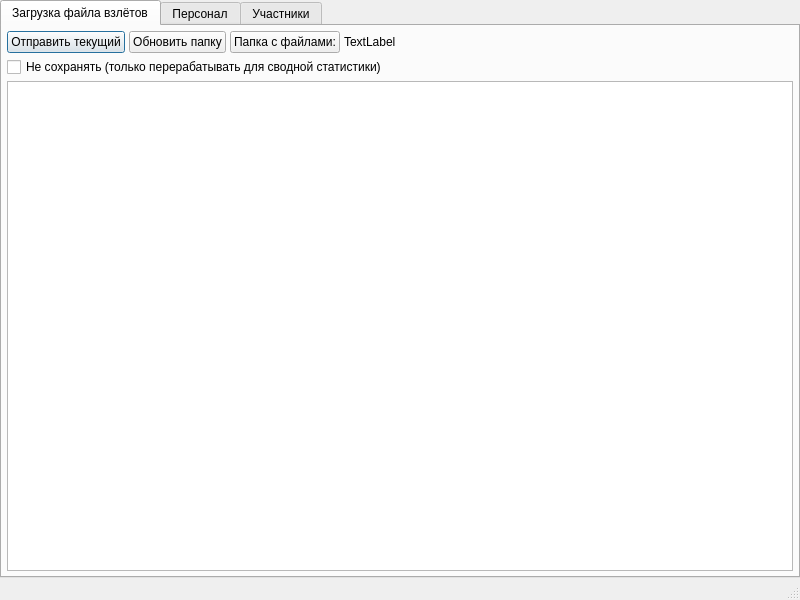
<?xml version="1.0" encoding="UTF-8"?>
<ui version="4.0">
 <class>MainWnd</class>
 <widget class="QMainWindow" name="MainWnd">
  <property name="geometry">
   <rect>
    <x>0</x>
    <y>0</y>
    <width>800</width>
    <height>600</height>
   </rect>
  </property>
  <property name="windowTitle">
   <string>MainWnd</string>
  </property>
  <widget class="QWidget" name="centralwidget">
   <layout class="QVBoxLayout" name="verticalLayout">
    <property name="leftMargin">
     <number>0</number>
    </property>
    <property name="topMargin">
     <number>0</number>
    </property>
    <property name="rightMargin">
     <number>0</number>
    </property>
    <property name="bottomMargin">
     <number>0</number>
    </property>
    <item>
     <widget class="QTabWidget" name="tabOperations">
      <property name="currentIndex">
       <number>0</number>
      </property>
      <property name="usesScrollButtons">
       <bool>false</bool>
      </property>
      <property name="documentMode">
       <bool>false</bool>
      </property>
      <widget class="QWidget" name="tabFlyLoad">
       <attribute name="title">
        <string>Загрузка файла взлётов</string>
       </attribute>
       <layout class="QVBoxLayout" name="verticalLayout_2">
        <property name="spacing">
         <number>4</number>
        </property>
        <property name="leftMargin">
         <number>5</number>
        </property>
        <property name="topMargin">
         <number>5</number>
        </property>
        <property name="rightMargin">
         <number>5</number>
        </property>
        <property name="bottomMargin">
         <number>5</number>
        </property>
        <item>
         <layout class="QHBoxLayout" name="horizontalLayout">
          <property name="topMargin">
           <number>0</number>
          </property>
          <item>
           <widget class="QPushButton" name="btnFLoadSend">
            <property name="text">
             <string>Отправить текущий</string>
            </property>
            <property name="default">
             <bool>true</bool>
            </property>
            <property name="flat">
             <bool>false</bool>
            </property>
           </widget>
          </item>
          <item>
           <widget class="QPushButton" name="btnFLoadRefresh">
            <property name="text">
             <string>Обновить папку</string>
            </property>
           </widget>
          </item>
          <item>
           <widget class="QPushButton" name="btnFLoadDir">
            <property name="text">
             <string>Папка с файлами:</string>
            </property>
           </widget>
          </item>
          <item>
           <widget class="QLabel" name="labFLoadDir">
            <property name="text">
             <string>TextLabel</string>
            </property>
           </widget>
          </item>
          <item>
           <spacer name="horizontalSpacer">
            <property name="orientation">
             <enum>Qt::Horizontal</enum>
            </property>
            <property name="sizeHint" stdset="0">
             <size>
              <width>40</width>
              <height>20</height>
             </size>
            </property>
           </spacer>
          </item>
         </layout>
        </item>
        <item>
         <widget class="QCheckBox" name="chkNoSave">
          <property name="text">
           <string>Не сохранять (только перерабатывать для сводной статистики)</string>
          </property>
         </widget>
        </item>
        <item>
         <widget class="QTableView" name="twFLoadFiles">
          <property name="editTriggers">
           <set>QAbstractItemView::NoEditTriggers</set>
          </property>
          <property name="selectionMode">
           <enum>QAbstractItemView::SingleSelection</enum>
          </property>
          <property name="selectionBehavior">
           <enum>QAbstractItemView::SelectRows</enum>
          </property>
          <property name="wordWrap">
           <bool>false</bool>
          </property>
          <attribute name="horizontalHeaderCascadingSectionResizes">
           <bool>true</bool>
          </attribute>
          <attribute name="horizontalHeaderHighlightSections">
           <bool>false</bool>
          </attribute>
          <attribute name="horizontalHeaderStretchLastSection">
           <bool>true</bool>
          </attribute>
          <attribute name="verticalHeaderVisible">
           <bool>false</bool>
          </attribute>
         </widget>
        </item>
       </layout>
      </widget>
      <widget class="QWidget" name="tabSpecSumm">
       <attribute name="title">
        <string>Персонал</string>
       </attribute>
       <layout class="QVBoxLayout" name="verticalLayout_3">
        <property name="spacing">
         <number>4</number>
        </property>
        <property name="leftMargin">
         <number>5</number>
        </property>
        <property name="topMargin">
         <number>5</number>
        </property>
        <property name="rightMargin">
         <number>5</number>
        </property>
        <property name="bottomMargin">
         <number>5</number>
        </property>
        <item>
         <layout class="QHBoxLayout" name="horizontalLayout_2">
          <item>
           <widget class="QPushButton" name="btnSpecPrice">
            <property name="text">
             <string>Изменить ставку</string>
            </property>
           </widget>
          </item>
          <item>
           <spacer name="horizontalSpacer_2">
            <property name="orientation">
             <enum>Qt::Horizontal</enum>
            </property>
            <property name="sizeHint" stdset="0">
             <size>
              <width>40</width>
              <height>20</height>
             </size>
            </property>
           </spacer>
          </item>
         </layout>
        </item>
        <item>
         <widget class="QTableView" name="twSpecSumm">
          <property name="editTriggers">
           <set>QAbstractItemView::NoEditTriggers</set>
          </property>
          <property name="selectionMode">
           <enum>QAbstractItemView::SingleSelection</enum>
          </property>
          <property name="selectionBehavior">
           <enum>QAbstractItemView::SelectRows</enum>
          </property>
          <property name="wordWrap">
           <bool>false</bool>
          </property>
          <attribute name="horizontalHeaderCascadingSectionResizes">
           <bool>true</bool>
          </attribute>
          <attribute name="horizontalHeaderHighlightSections">
           <bool>false</bool>
          </attribute>
          <attribute name="horizontalHeaderStretchLastSection">
           <bool>true</bool>
          </attribute>
          <attribute name="verticalHeaderVisible">
           <bool>false</bool>
          </attribute>
         </widget>
        </item>
       </layout>
      </widget>
      <widget class="QWidget" name="tabFlyers">
       <attribute name="title">
        <string>Участники</string>
       </attribute>
       <layout class="QVBoxLayout" name="verticalLayout_4">
        <property name="leftMargin">
         <number>5</number>
        </property>
        <property name="topMargin">
         <number>5</number>
        </property>
        <property name="rightMargin">
         <number>5</number>
        </property>
        <property name="bottomMargin">
         <number>5</number>
        </property>
        <item>
         <widget class="QTableView" name="twFlyers">
          <property name="editTriggers">
           <set>QAbstractItemView::NoEditTriggers</set>
          </property>
          <property name="selectionMode">
           <enum>QAbstractItemView::SingleSelection</enum>
          </property>
          <property name="selectionBehavior">
           <enum>QAbstractItemView::SelectRows</enum>
          </property>
          <property name="wordWrap">
           <bool>false</bool>
          </property>
          <attribute name="horizontalHeaderCascadingSectionResizes">
           <bool>true</bool>
          </attribute>
          <attribute name="horizontalHeaderHighlightSections">
           <bool>false</bool>
          </attribute>
          <attribute name="horizontalHeaderStretchLastSection">
           <bool>true</bool>
          </attribute>
          <attribute name="verticalHeaderVisible">
           <bool>false</bool>
          </attribute>
         </widget>
        </item>
       </layout>
      </widget>
     </widget>
    </item>
   </layout>
  </widget>
  <widget class="QStatusBar" name="statusbar"/>
 </widget>
 <resources/>
 <connections/>
</ui>
